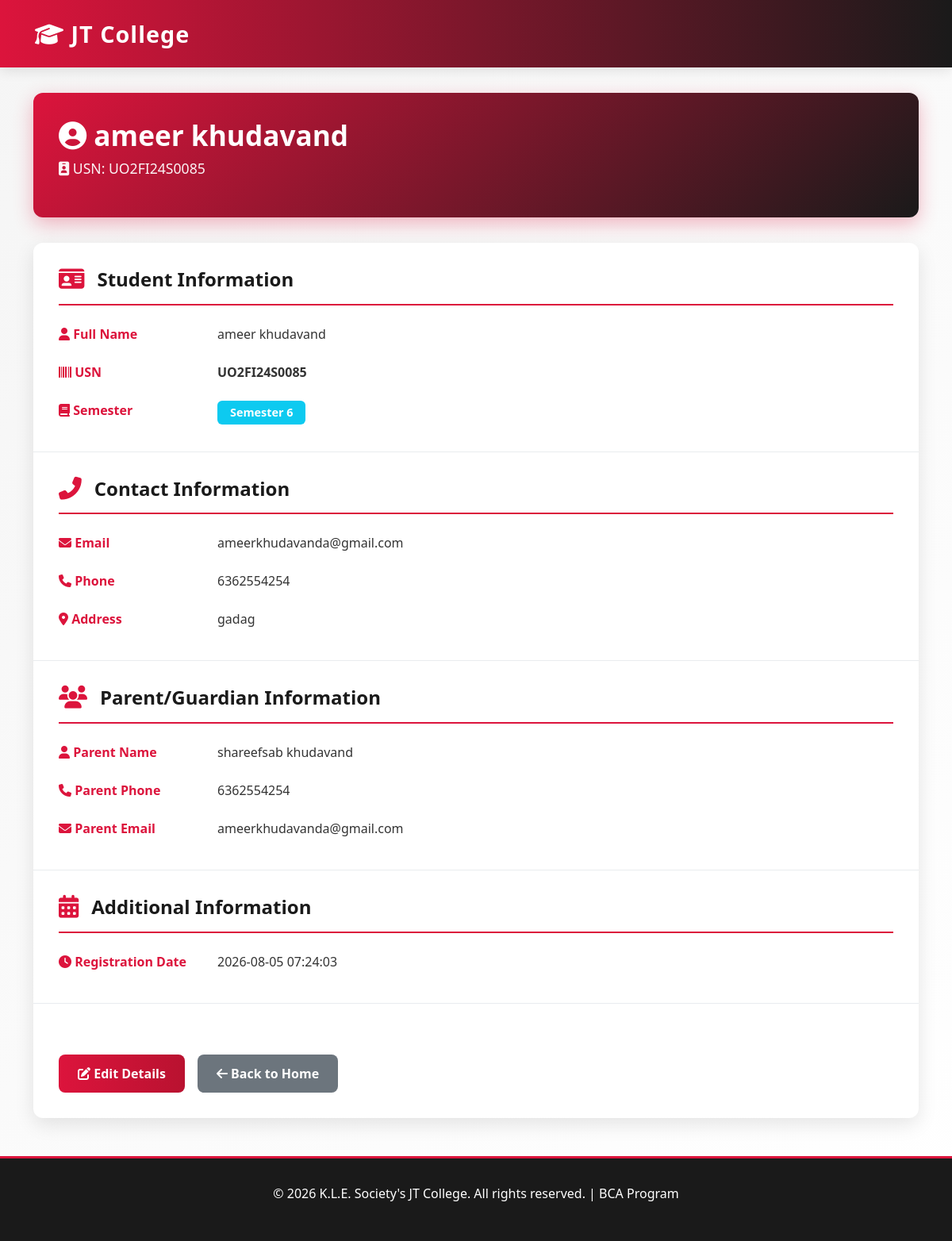
Screenshot of /students/details/2/ with the database file from the repository.
### tables this page shows
CREATE TABLE students (
            id INTEGER PRIMARY KEY AUTOINCREMENT,
            name TEXT NOT NULL,
            usn TEXT UNIQUE NOT NULL,
            semester INTEGER NOT NULL,
            email TEXT NOT NULL,
            phone TEXT NOT NULL,
            address TEXT NOT NULL,
            parent_name TEXT NOT NULL,
            parent_phone TEXT NOT NULL,
            parent_email TEXT,
            created_at TIMESTAMP DEFAULT CURRENT_TIMESTAMP
        );

### app.py (the view)
@app.route('/students/details/<int:id>/')
def student_details(id):
    db = get_db()
    student = db.execute('SELECT * FROM students WHERE id = ?', (id,)).fetchone()
    db.close()
    return render_template('details.html', student=student)

### app.py (called while the page is built)
def get_db():
    db = sqlite3.connect(DATABASE)
    db.row_factory = sqlite3.Row
    return db

### templates/details.html (shortened to what this page needs)
<!DOCTYPE html>
<html lang="en">
<head>
    <link href="https://cdn.jsdelivr.net/npm/bootstrap@5.3.0/dist/css/bootstrap.min.css" rel="stylesheet">
    <link rel="stylesheet" href="https://cdnjs.cloudflare.com/ajax/libs/font-awesome/6.4.0/css/all.min.css">
</head>
<body>
    <nav class="navbar navbar-expand-lg navbar-dark">
        <div class="container-fluid">
            <a class="navbar-brand" href="/">
                <i class="fas fa-graduation-cap"></i> JT College
            </a>
        </div>
    </nav>
    <div class="container">
        <div class="details-header">
            <h1><i class="fas fa-user-circle"></i> {{ student.name }}</h1>
            <p><i class="fas fa-id-badge"></i> USN: {{ student.usn }}</p>
        </div>
        <div class="details-container">
            <div class="detail-section">
                <div class="section-header">
                    <i class="fas fa-id-card"></i>
                    <h4>Student Information</h4>
                </div>
                <div class="detail-row">
                    <div class="detail-label"><i class="fas fa-user"></i> Full Name</div>
                    <div class="detail-value">{{ student.name }}</div>
                </div>
                <div class="detail-row">
                    <div class="detail-label"><i class="fas fa-barcode"></i> USN</div>
                    <div class="detail-value"><strong>{{ student.usn }}</strong></div>
                </div>
                <div class="detail-row">
                    <div class="detail-label"><i class="fas fa-book"></i> Semester</div>
                    <div class="detail-value"><span class="badge bg-info">Semester {{ student.semester }}</span></div>
                </div>
            </div>
            <div class="detail-section">
                <div class="section-header">
                    <i class="fas fa-phone-alt"></i>
                    <h4>Contact Information</h4>
                </div>
                <div class="detail-row">
                    <div class="detail-label"><i class="fas fa-envelope"></i> Email</div>
                    <div class="detail-value">{{ student.email }}</div>
                </div>
                <div class="detail-row">
                    <div class="detail-label"><i class="fas fa-phone"></i> Phone</div>
                    <div class="detail-value">{{ student.phone }}</div>
                </div>
                <div class="detail-row">
                    <div class="detail-label"><i class="fas fa-map-marker-alt"></i> Address</div>
                    <div class="detail-value">{{ student.address }}</div>
                </div>
            </div>
            <div class="detail-section">
                <div class="section-header">
                    <i class="fas fa-users"></i>
                    <h4>Parent/Guardian Information</h4>
                </div>
                <div class="detail-row">
                    <div class="detail-label"><i class="fas fa-user"></i> Parent Name</div>
                    <div class="detail-value">{{ student.parent_name }}</div>
                </div>
                <div class="detail-row">
                    <div class="detail-label"><i class="fas fa-phone"></i> Parent Phone</div>
                    <div class="detail-value">{{ student.parent_phone }}</div>
                </div>
                <div class="detail-row">
                    <div class="detail-label"><i class="fas fa-envelope"></i> Parent Email</div>
                    <div class="detail-value">{{ student.parent_email if student.parent_email else 'Not Provided' }}</div>
                </div>
            </div>
            <div class="detail-section">
                <div class="section-header">
                    <i class="fas fa-calendar-alt"></i>
                    <h4>Additional Information</h4>
                </div>
                <div class="detail-row">
                    <div class="detail-label"><i class="fas fa-clock"></i> Registration Date</div>
                    <div class="detail-value">{{ student.created_at }}</div>
                </div>
            </div>
            <div class="detail-section">
                <div class="action-buttons">
                    <a href="/students/edit/{{ student.id }}/" class="btn-edit">
                        <i class="fas fa-edit"></i> Edit Details
                    </a>
                    <a href="/" class="btn-back">
                        <i class="fas fa-arrow-left"></i> Back to Home
                    </a>
                </div>
            </div>
        </div>
    </div>
    <div class="footer">
        <p>&copy; 2026 K.L.E. Society's JT College. All rights reserved. | BCA Program</p>
    </div>
</body>
</html>

### templates/details.html (style rules this page uses)
:root { --primary-red: #DC143C; --primary-dark: #1a1a1a; --accent-blue: #003DA5; }
body { background: linear-gradient(135deg, #f5f5f5 0%, #ffffff 100%); font-family: 'Segoe UI', Tahoma, Geneva, Verdana, sans-serif; }
.navbar { background: linear-gradient(90deg, var(--primary-red) 0%, var(--primary-dark) 100%); box-shadow: 0 4px 15px rgba(0, 0, 0, 0.1); padding: 1rem 2rem; }
.navbar-brand { font-weight: 700; font-size: 1.8rem; color: white !important; letter-spacing: 1px; }
.details-header { background: linear-gradient(135deg, var(--primary-red) 0%, var(--primary-dark) 100%); color: white; padding: 2rem; border-radius: 12px; margin: 2rem 0; box-shadow: 0 8px 25px rgba(220, 20, 60, 0.3); }
.details-header h1 { font-weight: 700; font-size: 2.2rem; margin-bottom: 0.5rem; }
.details-header p { font-size: 1.1rem; opacity: 0.95; }
.details-container { background: white; border-radius: 12px; box-shadow: 0 8px 25px rgba(0, 0, 0, 0.1); overflow: hidden; margin-bottom: 2rem; }
.detail-section { padding: 2rem; border-bottom: 1px solid #e9ecef; }
.detail-section:last-child { border-bottom: none; }
.section-header { display: flex; align-items: center; margin-bottom: 1.5rem; padding-bottom: 1rem; border-bottom: 2px solid var(--primary-red); }
.section-header i { font-size: 1.8rem; color: var(--primary-red); margin-right: 1rem; }
.section-header h4 { color: var(--primary-dark); font-weight: 700; margin: 0; }
.detail-row { display: flex; margin-bottom: 1rem; flex-wrap: wrap; }
.detail-row:last-child { margin-bottom: 0; }
.detail-label { font-weight: 700; color: var(--primary-red); min-width: 200px; margin-bottom: 0.5rem; }
.detail-value { color: #333; font-size: 1rem; flex: 1; }
.badge { font-size: 0.9rem; padding: 0.5rem 1rem; }
.action-buttons { display: flex; gap: 1rem; margin-top: 2rem; }
.btn-edit { background: linear-gradient(90deg, var(--primary-red) 0%, #b91230 100%); color: white; border: none; padding: 0.75rem 1.5rem; border-radius: 8px; font-weight: 600; transition: all 0.3s ease; text-decoration: none; }
.btn-back { background: #6c757d; color: white; border: none; padding: 0.75rem 1.5rem; border-radius: 8px; font-weight: 600; transition: all 0.3s ease; text-decoration: none; }
.footer { background: var(--primary-dark); color: white; text-align: center; padding: 2rem; border-top: 3px solid var(--primary-red); margin-top: 3rem; }

### rows the page displays
students: name "ameer khudavand", usn "UO2FI24S0085", semester "6", email "ameerkhudavanda@gmail.com", phone "6362554254", address "gadag", parent_name "shareefsab khudavand", parent_phone "6362554254", parent_email "ameerkhudavanda@gmail.com", created_at "2026-08-05 07:24:03"
